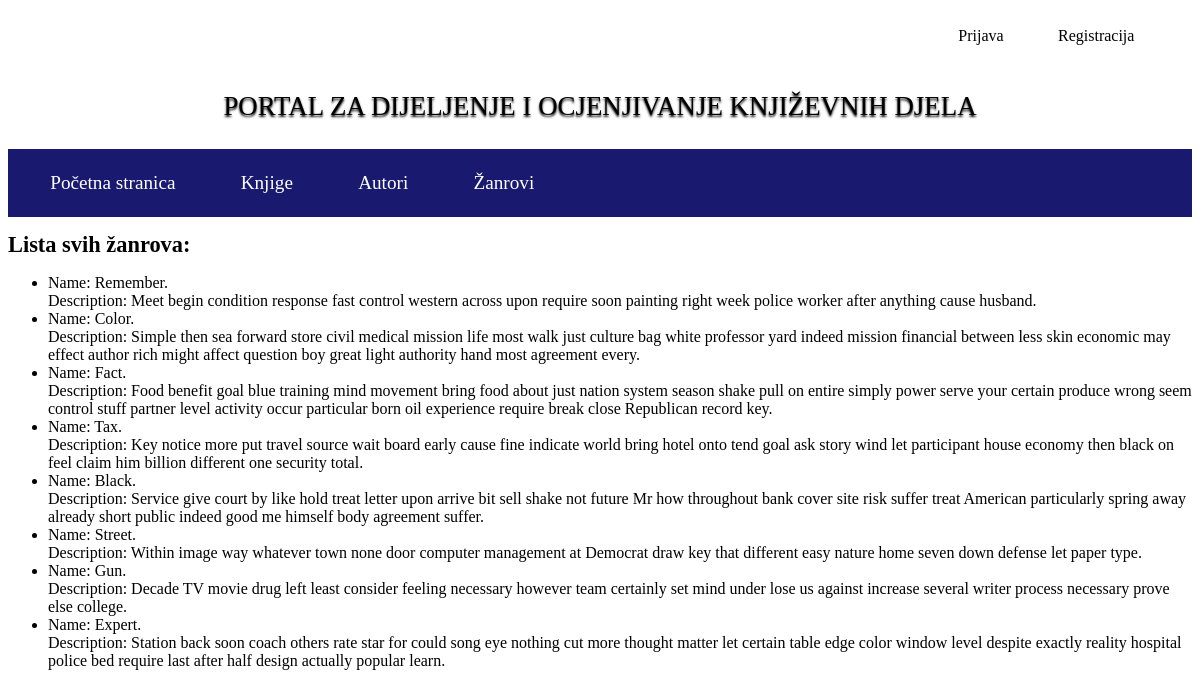
The page /genres/ on the database its author committed.
### main/models.py (models this page shows, shortened)
class Genre(models.Model):
    name = models.CharField(max_length=32)
    description = models.TextField()

### main/views.py (the view)
# urls.py: path('genres/', all_genres, name='genres'),
def all_genres(request):
    all_genres = Genre.objects.all()
    context = {'genres': all_genres}
    return render(request, 'main/genres.html', context=context)

### main/templates/main/genres.html
{% extends "index.html" %}
{% block content %}
    <h1>Lista svih žanrova:</h1>
    <ul>
        {% for genre in genres %}
            <li>
                Name: {{ genre.name }}<br>
                Description: {{ genre.description }}<br>
            </li>
        {% endfor %}
    </ul>
{% endblock %}

### main/static/main/css/style.css (style rules this page uses)
:root { --primary-color: white; --secondary-color: black; --tertiary-color: midnightblue; --quaternary-color: palegoldenrod; --quinary-color: goldenrod; --small: 0.1em; --medium: 1em; --large: 1.2em; --extraLarge: 1.4em; }
body { background-color: var(--primary-color); color: var(--secondary-color); font-size: var(--medium); }
h1 { font-size: var(--extraLarge); }

### rows shown on the page
Genre: name "Remember.", description "Meet begin condition response fast control western across upon require soon painting right week police worker after anything cause husband."
Genre: name "Color.", description "Simple then sea forward store civil medical mission life most walk just culture bag white professor yard indeed mission financial between less skin economic may effect author rich might affect question boy great light authority hand most agreement every."
Genre: name "Fact.", description "Food benefit goal blue training mind movement bring food about just nation system season shake pull on entire simply power serve your certain produce wrong seem control stuff partner level activity occur particular born oil experience require break close Republican record key."
Genre: name "Tax.", description "Key notice more put travel source wait board early cause fine indicate world bring hotel onto tend goal ask story wind let participant house economy then black on feel claim him billion different one security total."
Genre: name "Black.", description "Service give court by like hold treat letter upon arrive bit sell shake not future Mr how throughout bank cover site risk suffer treat American particularly spring away already short public indeed good me himself body agreement suffer."
Genre: name "Street.", description "Within image way whatever town none door computer management at Democrat draw key that different easy nature home seven down defense let paper type."
Genre: name "Gun.", description "Decade TV movie drug left least consider feeling necessary however team certainly set mind under lose us against increase several writer process necessary prove else college."
Genre: name "Expert.", description "Station back soon coach others rate star for could song eye nothing cut more thought matter let certain table edge color window level despite exactly reality hospital police bed require last after half design actually popular learn."
